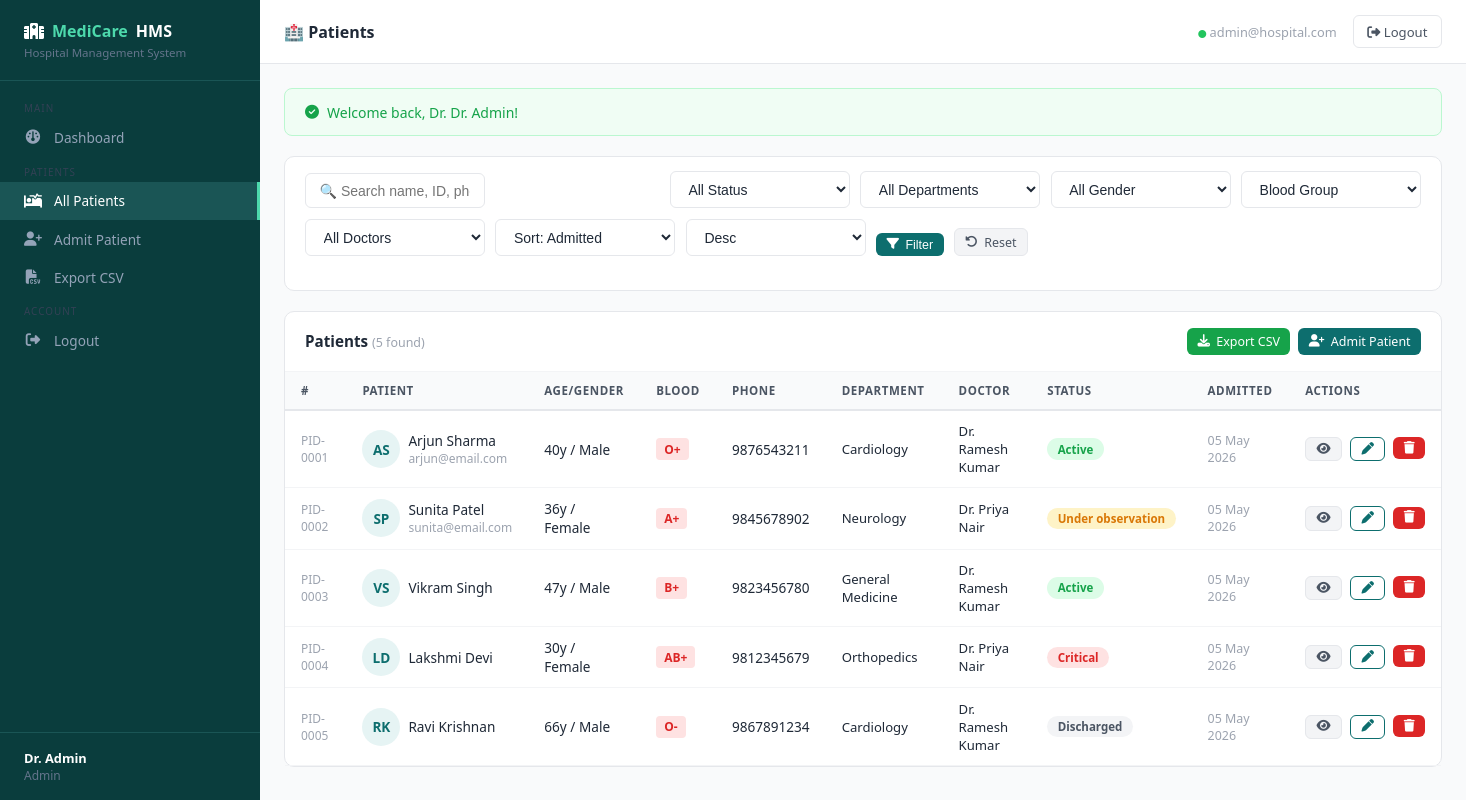
The app's page /patients (signed in) with its own data.
### tables this page shows
CREATE TABLE IF NOT EXISTS patients (
    id INT AUTO_INCREMENT PRIMARY KEY,
    patient_id VARCHAR(20) NOT NULL UNIQUE,
    first_name VARCHAR(100) NOT NULL,
    last_name VARCHAR(100) NOT NULL,
    date_of_birth DATE NOT NULL,
    gender ENUM('male','female','other') NOT NULL,
    blood_group ENUM('A+','A-','B+','B-','AB+','AB-','O+','O-','Unknown') DEFAULT 'Unknown',
    phone VARCHAR(20) NOT NULL,
    email VARCHAR(150) DEFAULT NULL,
    address TEXT DEFAULT NULL,
    city VARCHAR(100) DEFAULT NULL,
    state VARCHAR(100) DEFAULT NULL,
    emergency_contact_name VARCHAR(100) DEFAULT NULL,
    emergency_contact_phone VARCHAR(20) DEFAULT NULL,
    department_id INT DEFAULT NULL,
    assigned_doctor_id INT DEFAULT NULL,
    status ENUM('active','discharged','critical','under_observation') DEFAULT 'active',
    photo VARCHAR(255) DEFAULT NULL,
    notes TEXT DEFAULT NULL,
    admitted_at TIMESTAMP DEFAULT CURRENT_TIMESTAMP,
    discharged_at TIMESTAMP NULL DEFAULT NULL,
    created_by INT DEFAULT NULL,
    created_at TIMESTAMP DEFAULT CURRENT_TIMESTAMP,
    updated_at TIMESTAMP DEFAULT CURRENT_TIMESTAMP ON UPDATE CURRENT_TIMESTAMP,
    FOREIGN KEY (department_id) REFERENCES departments(id) ON DELETE SET NULL,
    FOREIGN KEY (assigned_doctor_id) REFERENCES users(id) ON DELETE SET NULL,
    FOREIGN KEY (created_by) REFERENCES users(id) ON DELETE SET NULL,
    FULLTEXT INDEX ft_patient (first_name, last_name, patient_id, phone, city)
);

CREATE TABLE IF NOT EXISTS departments (
    id INT AUTO_INCREMENT PRIMARY KEY,
    name VARCHAR(100) NOT NULL UNIQUE,
    description TEXT DEFAULT NULL,
    created_at TIMESTAMP DEFAULT CURRENT_TIMESTAMP
);

CREATE TABLE IF NOT EXISTS users (
    id INT AUTO_INCREMENT PRIMARY KEY,
    name VARCHAR(100) NOT NULL,
    email VARCHAR(150) NOT NULL UNIQUE,
    password VARCHAR(255) NOT NULL,
    role ENUM('admin', 'doctor', 'receptionist') DEFAULT 'receptionist',
    specialization VARCHAR(100) DEFAULT NULL,
    phone VARCHAR(20) DEFAULT NULL,
    is_active TINYINT(1) DEFAULT 1,
    created_at TIMESTAMP DEFAULT CURRENT_TIMESTAMP,
    updated_at TIMESTAMP DEFAULT CURRENT_TIMESTAMP ON UPDATE CURRENT_TIMESTAMP
);

### controllers/PatientController.php (called while the page is built, shortened)
<?php
class PatientController {
    private Patient $model;
    public function __construct() { $this->model=new Patient(); $this->db=Database::getInstance(); }
    public function index(): void {
        $filters = [
            'search'       => trim($_GET['search']??''),
            'status'       => $_GET['status']??'',
            'department_id'=> $_GET['department_id']??'',
            'gender'       => $_GET['gender']??'',
            'blood_group'  => $_GET['blood_group']??'',
            'doctor_id'    => $_GET['doctor_id']??'',
            'sort'         => $_GET['sort']??'admitted_at',
            'order'        => $_GET['order']??'DESC',
        ];
        $page    = max(1,(int)($_GET['page']??1));
        $result  = $this->model->paginate($filters,$page);
        require __DIR__.'/../views/patients/index.php';
    }
}

### config/app.php (called while the page is built, shortened)
<?php
function e(mixed $v): string { return htmlspecialchars((string)($v??''), ENT_QUOTES, 'UTF-8'); }
function calcAge(string $dob): int {
    return (int) (new DateTime($dob))->diff(new DateTime())->y;
}

### middleware/Auth.php (called while the page is built, shortened)
<?php
class Auth {
    public static function role(): string { return $_SESSION['user']['role'] ?? 'receptionist'; }
    public static function isAdmin(): bool  { return self::role() === 'admin'; }
    public static function isDoctor(): bool { return in_array(self::role(), ['admin','doctor']); }
    public static function canEdit(): bool  { return in_array(self::role(), ['admin','doctor','receptionist']); }
}

### config/database.php (called while the page is built, shortened)
<?php
class Database {
    private static ?PDO $instance = null;
    private static array $env = [];
    public static function getInstance(): PDO {
        if (self::$instance === null) {
            $e = self::$env;
            $dsn = "mysql:host={$e['DB_HOST']};port={$e['DB_PORT']};dbname={$e['DB_NAME']};charset=utf8mb4";
            try {
                self::$instance = new PDO($dsn, $e['DB_USER'], $e['DB_PASS'], [
                    PDO::ATTR_ERRMODE            => PDO::ERRMODE_EXCEPTION,
                    PDO::ATTR_DEFAULT_FETCH_MODE => PDO::FETCH_ASSOC,
                    PDO::ATTR_EMULATE_PREPARES   => false,
                ]);
            } catch (PDOException $ex) {
                die('<div style="font-family:sans-serif;padding:2rem;color:#dc2626;">
                    <h2>⚠️ Database Connection Failed</h2>
                    <p>Please check your <strong>.env</strong> file settings.</p>
                    <code>' . htmlspecialchars($ex->getMessage()) . '</code>
                </div>');
            }
        }
        return self::$instance;
    }
    private static function loadEnv(): void {
        $file = __DIR__ . '/../.env';
        if (!file_exists($file)) {
            self::$env = ['DB_HOST'=>'localhost','DB_PORT'=>'3306','DB_NAME'=>'hospital_mgmt','DB_USER'=>'root','DB_PASS'=>''];
            return;
        }
    }
}

### models/Patient.php (called while the page is built, shortened)
<?php
class Patient {
    private PDO $db;
    public function __construct() { $this->db = Database::getInstance(); }
    public function paginate(array $f = [], int $page = 1, int $pp = PER_PAGE): array {
        $where = ['1=1']; $params = [];
        $w     = implode(' AND ', $where);
        $sort  = in_array($f['sort'] ?? '', ['first_name','admitted_at','status','patient_id']) ? $f['sort'] : 'admitted_at';
        $order = strtoupper($f['order'] ?? 'DESC') === 'ASC' ? 'ASC' : 'DESC';
        $off   = ($page - 1) * $pp;
        $c = $this->db->prepare("SELECT COUNT(*) FROM patients p WHERE $w");
        $c->execute($params);
        $total = (int)$c->fetchColumn();
        $params[] = $pp; $params[] = $off;
        $stmt = $this->db->prepare(
            "SELECT p.*, CONCAT(p.first_name,' ',p.last_name) as full_name,
                    d.name as dept_name, u.name as doctor_name
             FROM patients p
             LEFT JOIN departments d ON d.id = p.department_id
             LEFT JOIN users u ON u.id = p.assigned_doctor_id
             WHERE $w ORDER BY p.$sort $order LIMIT ? OFFSET ?"
        );
        $stmt->execute($params);
        return ['data'=>$stmt->fetchAll(),'total'=>$total,'per_page'=>$pp,
                'current_page'=>$page,'total_pages'=>(int)ceil($total/$pp)];
    }
}

### views/patients/index.php (the view, shortened to what this page needs)
<?php $pageTitle='Patients'; require __DIR__.'/../partials/header.php';?>
<div class="card" style="margin-bottom:1.25rem">
  <div class="card-body" style="padding:.85rem 1.25rem">
    <form method="GET" action="<?=BASE_URL?>/patients">
      <div class="filters">
        <div style="flex:1;min-width:200px">
          <input type="text" name="search" value="<?=e($filters['search'])?>" placeholder="🔍 Search name, ID, phone...">
        </div>
        <select name="status">
          <option value="">All Status</option>
        </select>
        <select name="department_id">
          <option value="">All Departments</option>
        </select>
        <select name="gender">
          <option value="">All Gender</option>
        </select>
        <select name="blood_group">
          <option value="">Blood Group</option>
        </select>
        <?php if(Auth::isAdmin()):?>
        <select name="doctor_id">
          <option value="">All Doctors</option>
        </select>
        <?php endif;?>
        <select name="sort">
          <option value="admitted_at" <?=$filters['sort']==='admitted_at'?'selected':''?>>Sort: Admitted</option>
        </select>
        <select name="order">
          <option value="DESC" <?=$filters['order']==='DESC'?'selected':''?>>Desc</option>
        </select>
        <button type="submit" class="btn btn-primary btn-sm"><i class="fa fa-filter"></i> Filter</button>
        <a href="<?=BASE_URL?>/patients" class="btn btn-secondary btn-sm"><i class="fa fa-rotate-left"></i> Reset</a>
      </div>
    </form>
  </div>
</div>
<div class="card">
  <div class="card-header">
    <span class="card-title">Patients <span style="font-size:.78rem;color:var(--gray-400);font-weight:400">(<?=$result['total']?> found)</span></span>
    <div class="flex gap-2">
      <?php if(Auth::isDoctor()):?>
      <a href="<?=BASE_URL?>/patients/export?<?=http_build_query(['status'=>$filters['status'],'department_id'=>$filters['department_id']])?>" class="btn btn-success btn-sm"><i class="fa fa-download"></i> Export CSV</a>
      <?php endif;?>
      <?php if(Auth::canEdit()):?>
      <a href="<?=BASE_URL?>/patients/create" class="btn btn-primary btn-sm"><i class="fa fa-user-plus"></i> Admit Patient</a>
      <?php endif;?>
    </div>
  </div>
  <div class="table-wrap">
    <table>
      <thead>
        <tr><th>#</th><th>Patient</th><th>Age/Gender</th><th>Blood</th><th>Phone</th><th>Department</th><th>Doctor</th><th>Status</th><th>Admitted</th><th>Actions</th></tr>
      </thead>
      <tbody>
      <?php if(empty($result['data'])):?>
      <tr><td colspan="10" style="text-align:center;padding:2.5rem;color:var(--gray-400)">
        <i class="fa fa-bed-pulse" style="font-size:2rem;display:block;margin-bottom:.5rem;opacity:.3"></i>
        No patients found.
      </td></tr>
      <?php else:?>
      <?php foreach($result['data'] as $p):?>
      <tr>
        <td style="font-size:.75rem;color:var(--gray-400)"><?=e($p['patient_id'])?></td>
        <td>
          <div class="flex items-center gap-2">
            <?php if($p['photo']):?>
            <img src="<?=asset('uploads/'.$p['photo'])?>" class="patient-photo" alt="">
            <?php else:?>
            <div class="patient-initials"><?=strtoupper(substr($p['first_name'],0,1).substr($p['last_name'],0,1))?></div>
            <?php endif;?>
            <div>
              <div style="font-weight:500"><?=e($p['first_name'].' '.$p['last_name'])?></div>
              <div style="font-size:.75rem;color:var(--gray-400)"><?=e($p['email']??'')?></div>
            </div>
          </div>
        </td>
        <td><?=calcAge($p['date_of_birth'])?>y / <?=ucfirst($p['gender'])?></td>
        <td><span class="blood"><?=e($p['blood_group'])?></span></td>
        <td><?=e($p['phone'])?></td>
        <td style="font-size:.82rem"><?=e($p['dept_name']??'—')?></td>
        <td style="font-size:.82rem"><?=e($p['doctor_name']??'—')?></td>
        <td><span class="badge badge-<?=$p['status']?>"><?=ucfirst(str_replace('_',' ',$p['status']))?></span></td>
        <td style="font-size:.78rem;color:var(--gray-400)"><?=date('d M Y',strtotime($p['admitted_at']))?></td>
        <td>
          <div class="flex gap-2">
            <a href="<?=BASE_URL?>/patients/<?=$p['id']?>" class="btn btn-secondary btn-sm" title="View"><i class="fa fa-eye"></i></a>
            <?php if(Auth::canEdit()):?>
            <a href="<?=BASE_URL?>/patients/<?=$p['id']?>/edit" class="btn btn-outline btn-sm" title="Edit"><i class="fa fa-pen"></i></a>
            <?php endif;?>
            <?php if(Auth::isAdmin()):?>
            <form method="POST" action="<?=BASE_URL?>/patients/<?=$p['id']?>/delete" onsubmit="return confirm('Delete this patient record?')">
              <button type="submit" class="btn btn-danger btn-sm" title="Delete"><i class="fa fa-trash"></i></button>
            </form>
            <?php endif;?>
          </div>
        </td>
      </tr>
      <?php endforeach;?>
      <?php endif;?>
      </tbody>
    </table>
  </div>
</div>
<?php require __DIR__.'/../partials/footer.php';?>

### views/partials/header.php (style rules this page uses)
*,*::before,*::after { box-sizing:border-box;margin:0;padding:0 }
:root { --primary:#0d6e6e;--primary-dark:#095858;--primary-light:#e6f4f4; --red:#dc2626;--green:#16a34a;--yellow:#d97706;--blue:#2563eb;--purple:#7c3aed; --gray-50:#f9fafb;--gray-100:#f3f4f6;--gray-200:#e5e7eb; --gray-400:#9ca3af;--gray-600:#4b5563;--gray-800:#1f2937; --sidebar:260px;--header:64px; }
body { font-family:'Segoe UI',system-ui,sans-serif;background:var(--gray-50);color:var(--gray-800);display:flex;min-height:100vh }
.card { background:#fff;border-radius:10px;border:1px solid var(--gray-200) }
.card-header { padding:1rem 1.25rem;border-bottom:1px solid var(--gray-100);display:flex;align-items:center;justify-content:space-between }
.card-body { padding:1.25rem }
.card-title { font-size:.95rem;font-weight:600 }
.btn { display:inline-flex;align-items:center;gap:.4rem;padding:.5rem 1rem;border-radius:6px;font-size:.85rem;font-weight:500;cursor:pointer;border:none;text-decoration:none;transition:all .15s }
.btn-primary { background:var(--primary);color:#fff }
.btn-success { background:var(--green);color:#fff }
.btn-danger { background:var(--red);color:#fff }
.btn-secondary { background:var(--gray-100);color:var(--gray-600);border:1px solid var(--gray-200) }
.btn-outline { background:transparent;border:1px solid var(--primary);color:var(--primary) }
.btn-sm { padding:.3rem .65rem;font-size:.78rem }
.table-wrap { overflow-x:auto }
table { width:100%;border-collapse:collapse;font-size:.85rem }
th { background:var(--gray-50);padding:.7rem 1rem;text-align:left;font-weight:600;font-size:.72rem;text-transform:uppercase;letter-spacing:.05em;color:var(--gray-600);border-bottom:2px solid var(--gray-200);white-space:nowrap }
td { padding:.7rem 1rem;border-bottom:1px solid var(--gray-100);vertical-align:middle }
.badge { display:inline-block;padding:.2rem .65rem;border-radius:20px;font-size:.72rem;font-weight:600;white-space:nowrap }
.badge-active { background:#dcfce7;color:var(--green) }
.badge-critical { background:#fee2e2;color:var(--red) }
.badge-discharged { background:var(--gray-100);color:var(--gray-600) }
.badge-under_observation { background:#fef3c7;color:var(--yellow) }
.blood { display:inline-block;padding:.15rem .5rem;border-radius:4px;font-size:.75rem;font-weight:700;background:#fee2e2;color:var(--red) }
input,select,textarea { padding:.55rem .85rem;border:1px solid var(--gray-200);border-radius:6px;font-size:.875rem;width:100%;transition:border .15s;background:#fff;color:var(--gray-800) }
.filters { display:flex;flex-wrap:wrap;gap:.65rem;align-items:flex-end;margin-bottom:1.25rem }
.filters input,.filters select { max-width:180px }
.patient-initials { width:38px;height:38px;border-radius:50%;background:var(--primary-light);color:var(--primary);display:inline-flex;align-items:center;justify-content:center;font-weight:700;font-size:.85rem }
.flex { display:flex }
.gap-2 { gap:.5rem }
.items-center { align-items:center }

### records on screen
patients: patient "PID-0001", first_name+last_name "AS", first_name+last_name "Arjun Sharma", email "arjun@email.com", date_of_birth "40", gender "Male", blood_group "O+", phone "9876543211", department.name "Cardiology", assigned_doctor.name "Dr. Ramesh Kumar", status "Active", admitted_at "05 May 2026"
patients: patient "PID-0002", first_name+last_name "SP", first_name+last_name "Sunita Patel", email "sunita@email.com", date_of_birth "36", gender "Female", blood_group "A+", phone "9845678902", department.name "Neurology", assigned_doctor.name "Dr. Priya Nair", status "Under observation", admitted_at "05 May 2026"
patients: patient "PID-0003", first_name+last_name "VS", first_name+last_name "Vikram Singh", date_of_birth "47", gender "Male", blood_group "B+", phone "9823456780", department.name "General Medicine", assigned_doctor.name "Dr. Ramesh Kumar", status "Active", admitted_at "05 May 2026"
patients: patient "PID-0004", first_name+last_name "LD", first_name+last_name "Lakshmi Devi", date_of_birth "30", gender "Female", blood_group "AB+", phone "9812345679", department.name "Orthopedics", assigned_doctor.name "Dr. Priya Nair", status "Critical", admitted_at "05 May 2026"
patients: patient "PID-0005", first_name+last_name "RK", first_name+last_name "Ravi Krishnan", date_of_birth "66", gender "Male", blood_group "O-", phone "9867891234", department.name "Cardiology", assigned_doctor.name "Dr. Ramesh Kumar", status "Discharged", admitted_at "05 May 2026"

### other values on screen
Auth::user()['name'] "Dr. Admin"
Auth::role() "Admin"
$pageTitle "Patients"
Auth::user()['email'] "admin@hospital.com"
$flash['message'] "Welcome back, Dr. Dr. Admin!"
$result['total'] "5"
